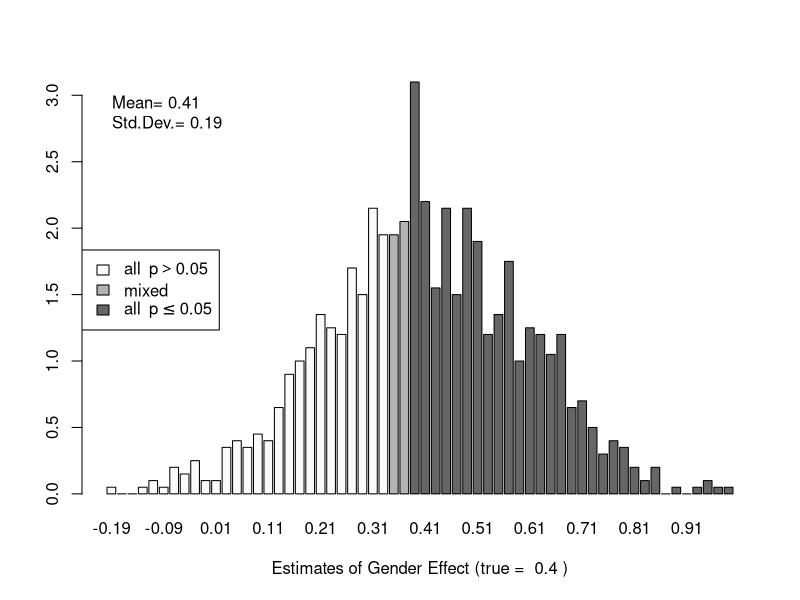
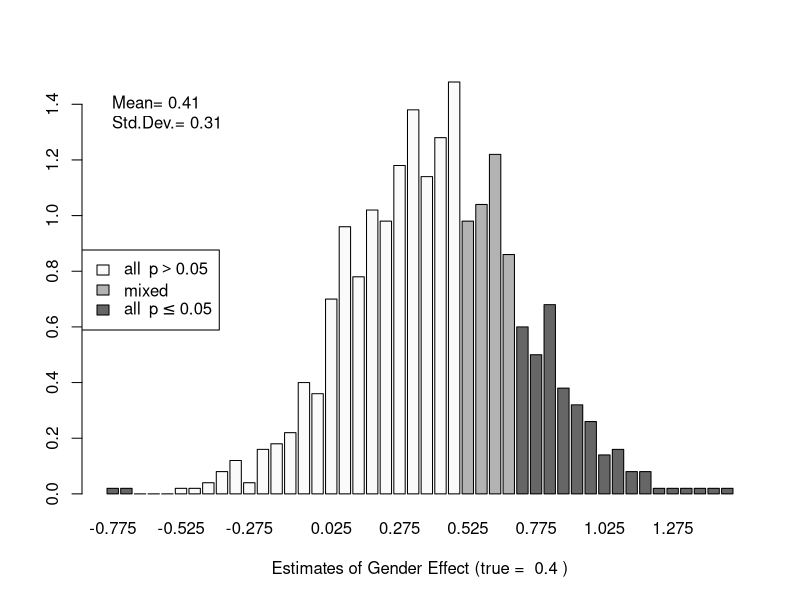

These figures' R source, in order:
### Paul Johnson <pauljohn@ku.edu>
### 2010-06-16

set.seed(45452434)
N <- 1000
A <- -1
B <- 0.3
x <- 1 + 10 * rnorm(N)

simLogit <- function(eta){
   simpi <- exp(eta)/(1+exp(eta))
   simunif <- runif(length(eta))
   y <- ifelse(simunif < simpi, 1, 0)
 }

simUnbalanced <- function(iter = 0, C = 0, PrFem = 0.5){
  sex <- ifelse(runif(N) < PrFem,0,1)
  eta <- A + B * x + C * sex
  sex <- factor(sex, levels=c(0,1), labels=c("M","F"))
  y <- simLogit(eta)
  myglm <- glm ( y ~ x + sex, family=binomial(link="logit") )
  myglmsum <- coef(summary(myglm))
  est <- myglmsum[3,]
  est
}

createFigs <- function(result, C = 0, PrFem = 0){
  betas <- result[1,]
  pvals <- result[4,]
  hypos <- ifelse( (pvals <= 0.05 ) , 1, 0)

  bhist <- hist(betas, breaks=50, plot = FALSE)

  breakMember <- cut(betas, bhist$breaks)

  df <- data.frame(betas, pvals, hypos, breakMember)

  propsig <- by(df$hypos, INDICES=list(df$breakMember), mean, simplify = TRUE)

  gc <- c("gray98","gray70","gray40")

  catpropsig <- ifelse(propsig == 0, 1, ifelse(propsig == 1, 3, 2))

  barplot(bhist$density, col=gc[catpropsig], names=bhist$mids, xlab=paste("Estimates of Gender Effect (true = ", C,")"))

  legend("topleft", legend=c(paste("Mean=",round(mean(betas),2)), paste("Std.Dev.=",round(sd(betas),2) )), bty="n")

  legend("left", legend=c(expression(all ~~ p > .05), expression(mixed), expression(all ~~ p <= .05)),fill=gc[1:3])
}

SAVE <- F
if (SAVE == T) pdf(file="unbalancedTesting%03d.pdf", height=6, width=6, paper="special", family="Times", onefile=F)


C <- 0.4
PrFem <- 0.5
result45 <- sapply(1:1000, simUnbalanced, C = C, PrFem = PrFem)
createFigs(result45, C, PrFem)

PrFem <- 0.9
result49 <- sapply(1:1000, simUnbalanced, C = C, PrFem = PrFem)

createFigs(result49, C, PrFem)

dev.off()

